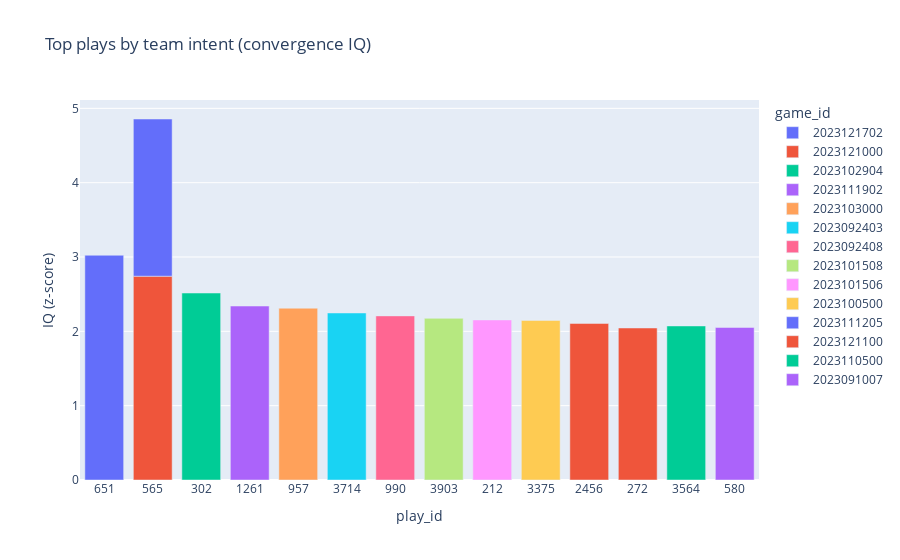
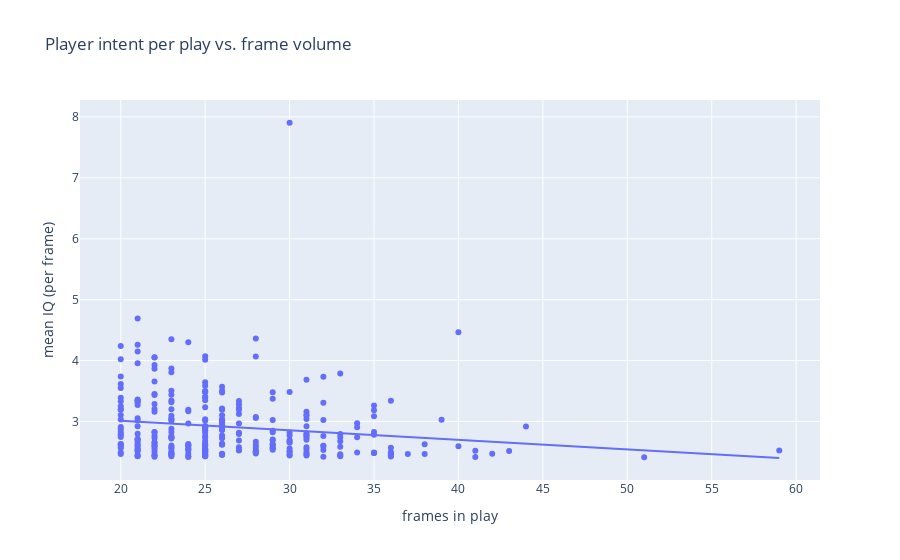

Notebook cell for these charts, in order:
### Code cell
import plotly.express as px

# Top intent plays
viz = iq_play.sort_values("IQ_team_play", ascending=False).head(15)
fig = px.bar(viz, x="play_id", y="IQ_team_play", color="game_id",
             title="Top plays by team intent (convergence IQ)")
fig.update_layout(xaxis_title="play_id", yaxis_title="IQ (z-score)")
fig.show()

# Player intent vs frames (volume)
viz2 = iq_play_player.query("frames>=20").nlargest(300, "IQ_mean")
fig2 = px.scatter(viz2, x="frames", y="IQ_mean", hover_data=["player_name","player_position","game_id","play_id"],
                  trendline="ols", title="Player intent per play vs. frame volume")
fig2.update_layout(xaxis_title="frames in play", yaxis_title="mean IQ (per frame)")
fig2.show()

### Figure 1 — Plotly figure (JSON) as saved in the notebook; plotly's stock layout.template omitted (floating-point values rounded to 4 significant figures)
{"data": [{"hovertemplate": "game_id=2023121702<br>play_id=%{x}<br>IQ_team_play=%{y}<extra></extra>", "legendgroup": "2023121702", "marker": {"color": "#636efa", "pattern": {"shape": ""}}, "name": "2023121702", "orientation": "v", "showlegend": true, "textposition": "auto", "type": "bar", "x": ["651"], "xaxis": "x", "y": [3.024], "yaxis": "y"}, {"hovertemplate": "game_id=2023121000<br>play_id=%{x}<br>IQ_team_play=%{y}<extra></extra>", "legendgroup": "2023121000", "marker": {"color": "#EF553B", "pattern": {"shape": ""}}, "name": "2023121000", "orientation": "v", "showlegend": true, "textposition": "auto", "type": "bar", "x": ["565"], "xaxis": "x", "y": [2.742], "yaxis": "y"}, {"hovertemplate": "game_id=2023102904<br>play_id=%{x}<br>IQ_team_play=%{y}<extra></extra>", "legendgroup": "2023102904", "marker": {"color": "#00cc96", "pattern": {"shape": ""}}, "name": "2023102904", "orientation": "v", "showlegend": true, "textposition": "auto", "type": "bar", "x": ["302"], "xaxis": "x", "y": [2.516], "yaxis": "y"}, {"hovertemplate": "game_id=2023111902<br>play_id=%{x}<br>IQ_team_play=%{y}<extra></extra>", "legendgroup": "2023111902", "marker": {"color": "#ab63fa", "pattern": {"shape": ""}}, "name": "2023111902", "orientation": "v", "showlegend": true, "textposition": "auto", "type": "bar", "x": ["1261"], "xaxis": "x", "y": [2.341], "yaxis": "y"}, {"hovertemplate": "game_id=2023103000<br>play_id=%{x}<br>IQ_team_play=%{y}<extra></extra>", "legendgroup": "2023103000", "marker": {"color": "#FFA15A", "pattern": {"shape": ""}}, "name": "2023103000", "orientation": "v", "showlegend": true, "textposition": "auto", "type": "bar", "x": ["957"], "xaxis": "x", "y": [2.311], "yaxis": "y"}, {"hovertemplate": "game_id=2023092403<br>play_id=%{x}<br>IQ_team_play=%{y}<extra></extra>", "legendgroup": "2023092403", "marker": {"color": "#19d3f3", "pattern": {"shape": ""}}, "name": "2023092403", "orientation": "v", "showlegend": true, "textposition": "auto", "type": "bar", "x": ["3714"], "xaxis": "x", "y": [2.247], "yaxis": "y"}, {"hovertemplate": "game_id=2023092408<br>play_id=%{x}<br>IQ_team_play=%{y}<extra></extra>", "legendgroup": "2023092408", "marker": {"color": "#FF6692", "pattern": {"shape": ""}}, "name": "2023092408", "orientation": "v", "showlegend": true, "textposition": "auto", "type": "bar", "x": ["990"], "xaxis": "x", "y": [2.208], "yaxis": "y"}, {"hovertemplate": "game_id=2023101508<br>play_id=%{x}<br>IQ_team_play=%{y}<extra></extra>", "legendgroup": "2023101508", "marker": {"color": "#B6E880", "pattern": {"shape": ""}}, "name": "2023101508", "orientation": "v", "showlegend": true, "textposition": "auto", "type": "bar", "x": ["3903"], "xaxis": "x", "y": [2.175], "yaxis": "y"}, {"hovertemplate": "game_id=2023101506<br>play_id=%{x}<br>IQ_team_play=%{y}<extra></extra>", "legendgroup": "2023101506", "marker": {"color": "#FF97FF", "pattern": {"shape": ""}}, "name": "2023101506", "orientation": "v", "showlegend": true, "textposition": "auto", "type": "bar", "x": ["212"], "xaxis": "x", "y": [2.153], "yaxis": "y"}, {"hovertemplate": "game_id=2023100500<br>play_id=%{x}<br>IQ_team_play=%{y}<extra></extra>", "legendgroup": "2023100500", "marker": {"color": "#FECB52", "pattern": {"shape": ""}}, "name": "2023100500", "orientation": "v", "showlegend": true, "textposition": "auto", "type": "bar", "x": ["3375"], "xaxis": "x", "y": [2.147], "yaxis": "y"}, {"hovertemplate": "game_id=2023111205<br>play_id=%{x}<br>IQ_team_play=%{y}<extra></extra>", "legendgroup": "2023111205", "marker": {"color": "#636efa", "pattern": {"shape": ""}}, "name": "2023111205", "orientation": "v", "showlegend": true, "textposition": "auto", "type": "bar", "x": ["565"], "xaxis": "x", "y": [2.115], "yaxis": "y"}, {"hovertemplate": "game_id=2023121100<br>play_id=%{x}<br>IQ_team_play=%{y}<extra></extra>", "legendgroup": "2023121100", "marker": {"color": "#EF553B", "pattern": {"shape": ""}}, "name": "2023121100", "orientation": "v", "showlegend": true, "textposition": "auto", "type": "bar", "x": ["2456", "272"], "xaxis": "x", "y": [2.106, 2.045], "yaxis": "y"}, {"hovertemplate": "game_id=2023110500<br>play_id=%{x}<br>IQ_team_play=%{y}<extra></extra>", "legendgroup": "2023110500", "marker": {"color": "#00cc96", "pattern": {"shape": ""}}, "name": "2023110500", "orientation": "v", "showlegend": true, "textposition": "auto", "type": "bar", "x": ["3564"], "xaxis": "x", "y": [2.073], "yaxis": "y"}, {"hovertemplate": "game_id=2023091007<br>play_id=%{x}<br>IQ_team_play=%{y}<extra></extra>", "legendgroup": "2023091007", "marker": {"color": "#ab63fa", "pattern": {"shape": ""}}, "name": "2023091007", "orientation": "v", "showlegend": true, "textposition": "auto", "type": "bar", "x": ["580"], "xaxis": "x", "y": [2.052], "yaxis": "y"}], "layout": {"barmode": "relative", "legend": {"title": {"text": "game_id"}, "tracegroupgap": 0}, "title": {"text": "Top plays by team intent (convergence IQ)"}, "xaxis": {"anchor": "y", "domain": [0, 1], "title": {"text": "play_id"}}, "yaxis": {"anchor": "x", "domain": [0, 1], "title": {"text": "IQ (z-score)"}}}}

### Figure 2 — Plotly figure (JSON) as saved in the notebook; plotly's stock layout.template omitted (floating-point values rounded to 4 significant figures; data arrays with more than 128 entries replaced by an {"elided": "..."} marker saying what was removed)
{"data": [{"customdata": {"elided": "300x4 str values"}, "hovertemplate": "frames=%{x}<br>IQ_mean=%{y}<br>player_name=%{customdata[0]}<br>player_position=%{customdata[1]}<br>game_id=%{customdata[2]}<br>play_id=%{customdata[3]}<extra></extra>", "legendgroup": "", "marker": {"color": "#636efa", "symbol": "circle"}, "mode": "markers", "name": "", "orientation": "v", "showlegend": false, "type": "scatter", "x": {"elided": "300 int values"}, "xaxis": "x", "y": {"elided": "300 float values"}, "yaxis": "y"}, {"hovertemplate": "<b>OLS trendline</b><br>IQ_mean = -0.0156568 * frames + 3.32567<br>R<sup>2</sup>=0.025360<br><br>frames=%{x}<br>IQ_mean=%{y} <b>(trend)</b><extra></extra>", "legendgroup": "", "marker": {"color": "#636efa", "symbol": "circle"}, "mode": "lines", "name": "", "showlegend": false, "type": "scatter", "x": {"elided": "300 int values"}, "xaxis": "x", "y": {"elided": "300 float values"}, "yaxis": "y"}], "layout": {"legend": {"tracegroupgap": 0}, "title": {"text": "Player intent per play vs. frame volume"}, "xaxis": {"anchor": "y", "domain": [0, 1], "title": {"text": "frames in play"}}, "yaxis": {"anchor": "x", "domain": [0, 1], "title": {"text": "mean IQ (per frame)"}}}}
